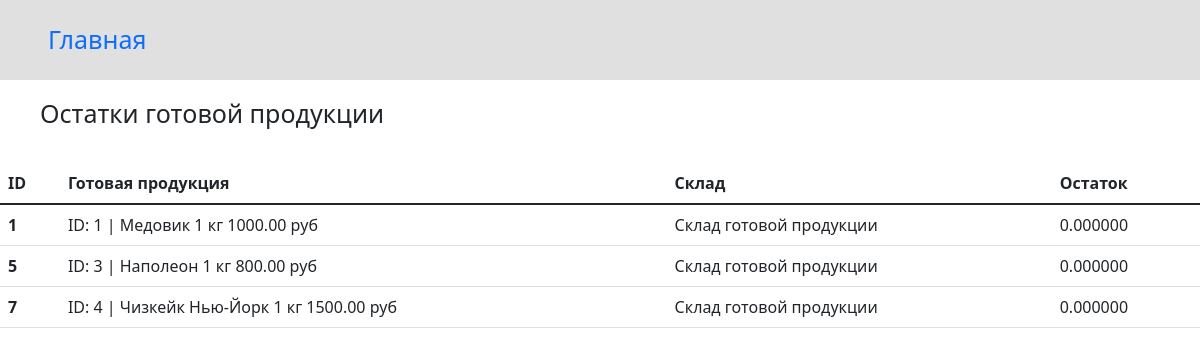
Screenshot of /show_prod_rests/ with the database file from the repository.
### store_app/models.py (models this page shows, shortened)
class ProductRest(models.Model):
    product = models.ForeignKey(Product, on_delete=models.CASCADE)
    warehouse_prod = models.ForeignKey(ProductWarehouse, on_delete=models.CASCADE)
    product_rest = models.DecimalField(max_digits=18, decimal_places=6, default=0)
    class Meta:
        constraints = [
            models.UniqueConstraint(fields=['product', 'warehouse_prod'], name='unique_ProductRest')
        ]

class Product(models.Model):
    product_num = models.CharField(max_length=20, unique=True)
    product_name = models.CharField(max_length=100)
    product_cost = models.DecimalField(max_digits=7, decimal_places=2)
    def __str__(self):
        return f'ID: {self.id} | {self.product_name} {self.product_cost} руб'

class ProductWarehouse(models.Model):
    warehouse_prod_name = models.CharField(max_length=100)
    def __str__(self):
        return f'{self.warehouse_prod_name}'

### store_app/views.py (the view)
# urls.py: path('show_prod_rests/', views.show_prod_rests),
def show_prod_rests(request):
    rests = ProductRest.objects.all()
    return render(request, "show_prod_rests.html", {"rests": rests})

### templates/show_prod_rests.html (shortened to what this page needs)
<!DOCTYPE html>
<html lang="ru">
  <head>
    <link href="https://cdn.jsdelivr.net/npm/bootstrap@5.1.3/dist/css/bootstrap.min.css" rel="stylesheet">
  </head>
  <body>
  <header style="background-color: rgb(225, 224, 224);">
    <div class="text-bg-light p-2">
       <a class="nav-item nav-link" href="/" style="font-size: 25px; padding: 13px 40px;">Главная</a>
    </div>
  </header>
  <main>
    <p style="font-size: 25px; padding: 15px 40px;">Остатки готовой продукции</p>
  <table class="table table-hover">
  <thead>
    <tr>
      <th scope="col">ID</th>
      <th scope="col">Готовая продукция</th>
      <th scope="col">Склад</th>
      <th scope="col">Остаток</th>
    </tr>
  </thead>
    <tbody>
      {% for rest in rests %}
      <tr>
        <th scope="row">{{rest.id}}</th>
        <td>{{rest.product}}</td>
        <td>{{rest.warehouse_prod}}</td>
        <td>{{rest.product_rest}}</td>
      </tr>
      {% endfor %}
    </tbody>
  </table>
  </main>
  </body>
</html>

### rows the page displays
ProductRest: id "1", product "ID: 1 | Медовик 1 кг 1000.00 руб", warehouse_prod "Склад готовой продукции", product_rest "0.000000"
ProductRest: id "5", product "ID: 3 | Наполеон 1 кг 800.00 руб", warehouse_prod "Склад готовой продукции", product_rest "0.000000"
ProductRest: id "7", product "ID: 4 | Чизкейк Нью-Йорк 1 кг 1500.00 руб", warehouse_prod "Склад готовой продукции", product_rest "0.000000"
